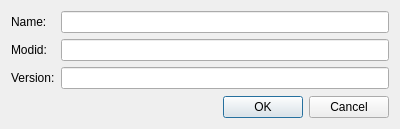
<?xml version="1.0" encoding="UTF-8"?>
<ui version="4.0">
 <class>Dialog</class>
 <widget class="QDialog" name="Dialog">
  <property name="geometry">
   <rect>
    <x>0</x>
    <y>0</y>
    <width>400</width>
    <height>129</height>
   </rect>
  </property>
  <property name="windowTitle">
   <string>New Mod</string>
  </property>
  <layout class="QVBoxLayout" name="verticalLayout">
   <item>
    <layout class="QFormLayout" name="formLayout">
     <property name="fieldGrowthPolicy">
      <enum>QFormLayout::AllNonFixedFieldsGrow</enum>
     </property>
     <item row="0" column="0">
      <widget class="QLabel" name="name">
       <property name="text">
        <string>Name:</string>
       </property>
      </widget>
     </item>
     <item row="0" column="1">
      <widget class="QLineEdit" name="nameInput"/>
     </item>
     <item row="1" column="0">
      <widget class="QLabel" name="modid">
       <property name="text">
        <string>Modid:</string>
       </property>
      </widget>
     </item>
     <item row="1" column="1">
      <widget class="QLineEdit" name="modidInput"/>
     </item>
     <item row="2" column="0">
      <widget class="QLabel" name="version">
       <property name="text">
        <string>Version:</string>
       </property>
      </widget>
     </item>
     <item row="2" column="1">
      <widget class="QLineEdit" name="versionInput"/>
     </item>
    </layout>
   </item>
   <item>
    <widget class="QDialogButtonBox" name="buttonBox">
     <property name="orientation">
      <enum>Qt::Horizontal</enum>
     </property>
     <property name="standardButtons">
      <set>QDialogButtonBox::Cancel|QDialogButtonBox::Ok</set>
     </property>
    </widget>
   </item>
  </layout>
 </widget>
 <resources/>
 <connections>
  <connection>
   <sender>buttonBox</sender>
   <signal>accepted()</signal>
   <receiver>Dialog</receiver>
   <slot>accept()</slot>
   <hints>
    <hint type="sourcelabel">
     <x>248</x>
     <y>254</y>
    </hint>
    <hint type="destinationlabel">
     <x>157</x>
     <y>274</y>
    </hint>
   </hints>
  </connection>
  <connection>
   <sender>buttonBox</sender>
   <signal>rejected()</signal>
   <receiver>Dialog</receiver>
   <slot>reject()</slot>
   <hints>
    <hint type="sourcelabel">
     <x>316</x>
     <y>260</y>
    </hint>
    <hint type="destinationlabel">
     <x>286</x>
     <y>274</y>
    </hint>
   </hints>
  </connection>
 </connections>
</ui>
